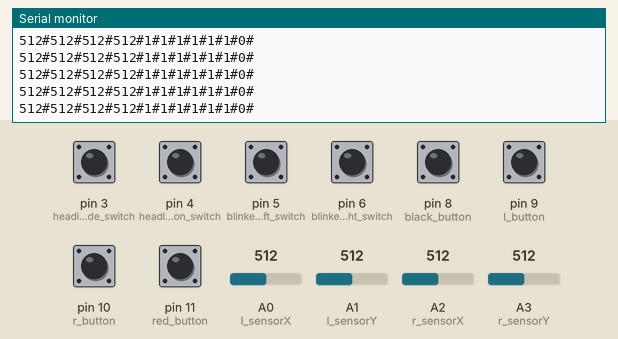
Simulated run of this program. Board: Arduino Uno, built with avr-gcc and run on an emulated ATmega328P. Shown: the last lines printed to the serial monitor. The test bench sets the inputs (shaded band); at power-on: pin 3 (headlights_mode_switch), pin 4 (headlights_on_switch), pin 5 (blinkers_left_switch), pin 6 (blinkers_right_switch), pin 8 (black_button), pin 9 (l_button), pin 10 (r_button), pin 11 (red_button) HIGH, A0 (l_sensorX) = 512, A1 (l_sensorY) = 512, A2 (r_sensorX) = 512, A3 (r_sensorY) = 512. No radio packets arrive unless stated.

Above: at 1.2 s.
1.3 s: A0 (l_sensorX) set to 110
At 2.2 s:
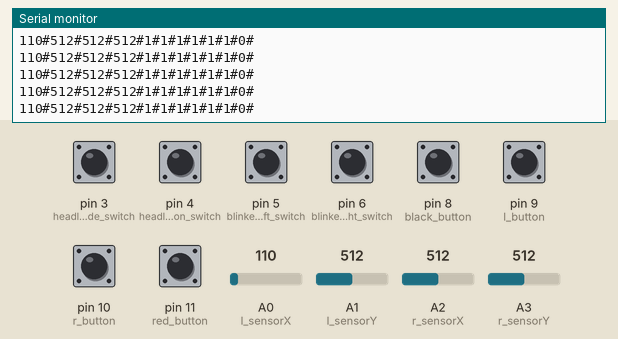
4.3 s: A0 (l_sensorX) set to 91
At 5.4 s:
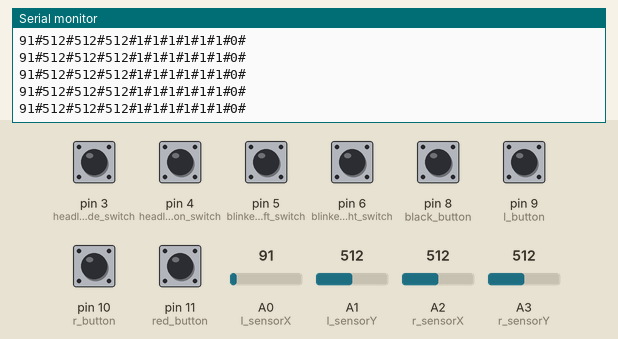
5.8 s: A1 (l_sensorY) set to 105
At 6.7 s:
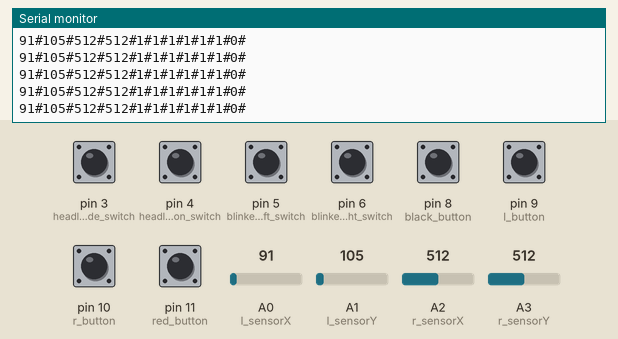
8.8 s: A1 (l_sensorY) set to 91
At 9.5 s:
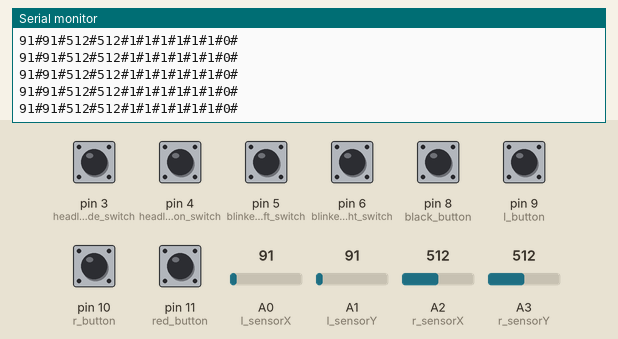
11.8 s: A2 (r_sensorX) set to 109
At 12.4 s:
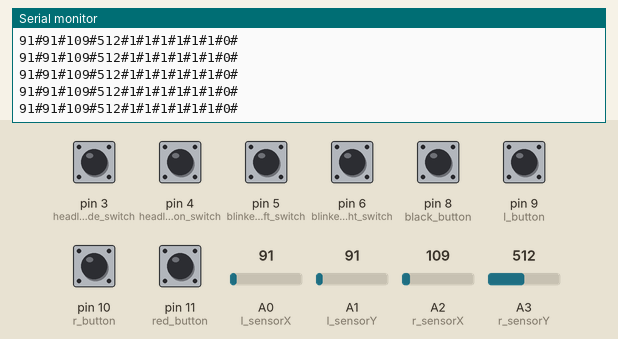
13.3 s: A2 (r_sensorX) set to 93
At 14.1 s:
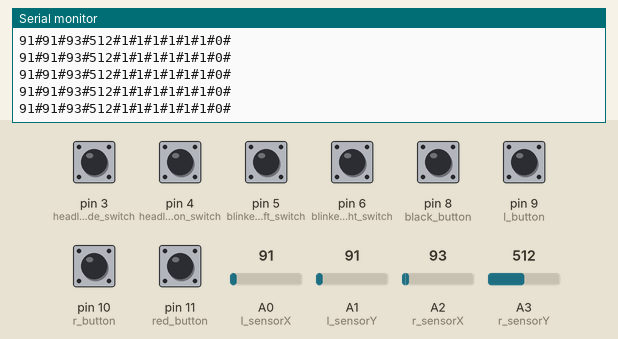
Timing chart, 0 to 15.8 s (numbered marks = the images above; inputs shaded):
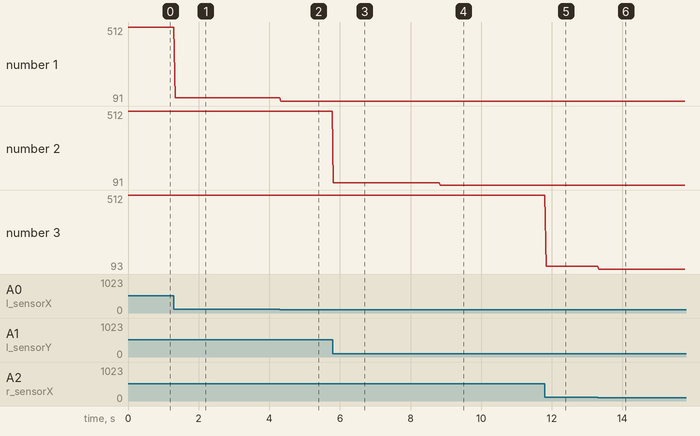

Measured:
- after the input at 1.3 s, the serial monitor: prints a new line at once (image 1)
- after the input at 4.3 s, the serial monitor: prints a new line at once (image 2)
- after the input at 5.8 s, the serial monitor: prints a new line at once (image 3)
- after the input at 8.8 s, the serial monitor: prints a new line at once (image 4)
- after the input at 11.8 s, the serial monitor: prints a new line at once (image 5)
- after the input at 13.3 s, the serial monitor: prints a new line at once (image 6)
- plotted number 1: 512 → 110 after the input at 1.3 s, 110 → 91 after the input at 4.3 s
- plotted number 2: 512 → 105 after the input at 5.8 s

The program:

main.cpp
```cpp
#include <Arduino.h>
#include <RH_ASK.h>

short value = 0;
short axisValue = 0;
const short l_sensorX = A0;
const short l_sensorY = A1;
const short r_sensorX = A2;
const short r_sensorY = A3;
const short l_button = 9;
const short r_button = 10;
const short red_button = 11;
const short black_button = 8;
const short blinkers_left_switch = 5;
const short blinkers_right_switch = 6;
const short headlights_on_switch = 4;
const short headlights_mode_switch = 3;


const short LOOSE_PIN = 0;

const short L_X = 511;
const short L_Y = 508;
const short R_X = 519;
const short R_Y = 511;

const short TRANSMITTER_PIN = 7;

short lxval = 0;
short lyval = 0;
short rxval = 0;
short ryval = 0;
short lbval = 0;
short rbval = 0;
short red_bval = 0;
short black_bval = 0;
short lights_on_val = 0;
short lights_mode_val = 0; // 0 = short, 1 = long
short blinkers_left_val = 0;
short blinkers_right_val = 0;
short blinkers_val = 0;

char buffer[34];
RH_ASK rfdriver(4000, LOOSE_PIN, TRANSMITTER_PIN, LOOSE_PIN, false);

void setup() {

  if (!rfdriver.init())
  {
    Serial.println(F("RF initialization failed"));
  }
  else
  {
     Serial.println(F("RF initialization succeeded"));
  }

  pinMode(l_button, INPUT_PULLUP);
  pinMode(r_button, INPUT_PULLUP);
  pinMode(red_button, INPUT_PULLUP);
  pinMode(black_button, INPUT_PULLUP);
  pinMode(blinkers_left_switch, INPUT_PULLUP);
  pinMode(blinkers_right_switch, INPUT_PULLUP);
  pinMode(headlights_on_switch, INPUT_PULLUP);
  pinMode(headlights_mode_switch, INPUT_PULLUP);
  Serial.begin(9600);
}

void send (char *message)
{
  Serial.println(message);
  rfdriver.send((uint8_t *)message, strlen(message));
  rfdriver.waitPacketSent();
}

void loop() {

  lxval = analogRead(l_sensorX);
  lyval = analogRead(l_sensorY);
  rxval = analogRead(r_sensorX);
  ryval = analogRead(r_sensorY);

  lbval = digitalRead(l_button);
  rbval = digitalRead(r_button);
  red_bval = digitalRead(red_button);
  black_bval = digitalRead(black_button);
  blinkers_left_val = digitalRead(blinkers_left_switch);
  blinkers_right_val = digitalRead(blinkers_right_switch);
  lights_on_val = digitalRead(headlights_on_switch);
  lights_mode_val = digitalRead(headlights_mode_switch);
  blinkers_val = blinkers_left_val == 0 ? 1 : blinkers_right_val == 0 ? 2 : 0; // 1 = left, 2 = right, 0 = off;


  sprintf(buffer, "%d#%d#%d#%d#%d#%d#%d#%d#%d#%d#%d#", lxval, lyval, rxval, ryval, lbval, rbval, red_bval, black_bval, lights_on_val, lights_mode_val, blinkers_val);
  Serial.println((char *) buffer);

  send(buffer);
}
```
